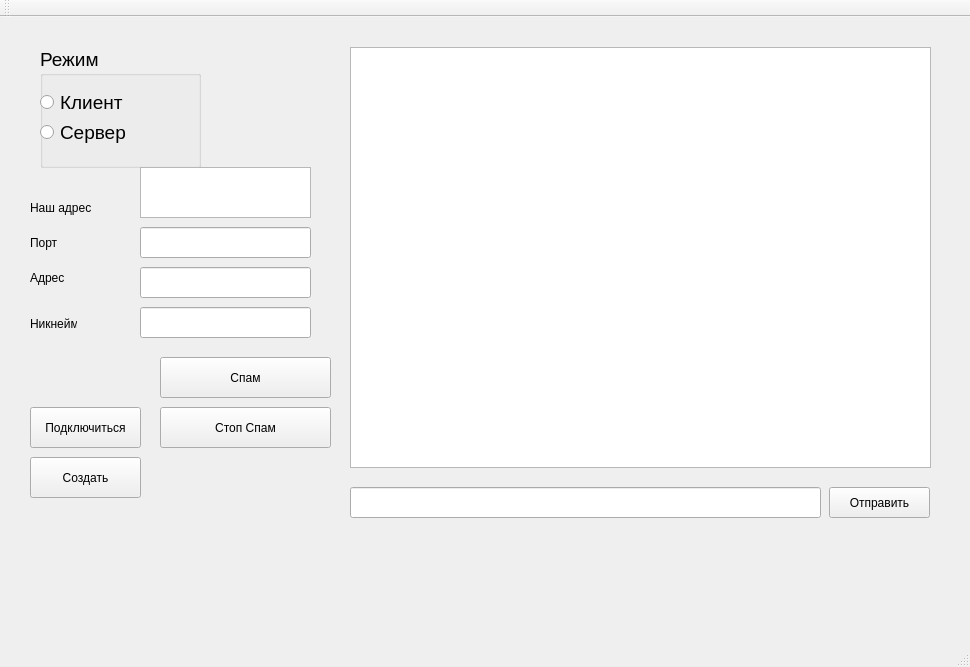
<?xml version="1.0" encoding="UTF-8"?>
<ui version="4.0">
 <class>MainWindow</class>
 <widget class="QMainWindow" name="MainWindow">
  <property name="geometry">
   <rect>
    <x>0</x>
    <y>0</y>
    <width>970</width>
    <height>667</height>
   </rect>
  </property>
  <property name="windowTitle">
   <string>MainWindow</string>
  </property>
  <widget class="QWidget" name="centralWidget">
   <widget class="QGroupBox" name="groupBox">
    <property name="geometry">
     <rect>
      <x>40</x>
      <y>30</y>
      <width>161</width>
      <height>121</height>
     </rect>
    </property>
    <property name="font">
     <font>
      <pointsize>14</pointsize>
     </font>
    </property>
    <property name="title">
     <string>Режим</string>
    </property>
    <widget class="QRadioButton" name="radioButton_client">
     <property name="geometry">
      <rect>
       <x>0</x>
       <y>40</y>
       <width>141</width>
       <height>31</height>
      </rect>
     </property>
     <property name="text">
      <string>Клиент</string>
     </property>
    </widget>
    <widget class="QRadioButton" name="radioButton_server">
     <property name="geometry">
      <rect>
       <x>0</x>
       <y>70</y>
       <width>111</width>
       <height>31</height>
      </rect>
     </property>
     <property name="text">
      <string>Сервер</string>
     </property>
    </widget>
   </widget>
   <widget class="QLabel" name="label_port">
    <property name="geometry">
     <rect>
      <x>30</x>
      <y>210</y>
      <width>47</width>
      <height>31</height>
     </rect>
    </property>
    <property name="text">
     <string>Порт</string>
    </property>
   </widget>
   <widget class="QLabel" name="label_adres">
    <property name="geometry">
     <rect>
      <x>30</x>
      <y>240</y>
      <width>71</width>
      <height>41</height>
     </rect>
    </property>
    <property name="text">
     <string>Адрес</string>
    </property>
   </widget>
   <widget class="QLineEdit" name="lineEdit_port">
    <property name="geometry">
     <rect>
      <x>140</x>
      <y>210</y>
      <width>171</width>
      <height>31</height>
     </rect>
    </property>
   </widget>
   <widget class="QLineEdit" name="lineEdit_adres">
    <property name="geometry">
     <rect>
      <x>140</x>
      <y>250</y>
      <width>171</width>
      <height>31</height>
     </rect>
    </property>
   </widget>
   <widget class="QPushButton" name="pushButton_create">
    <property name="geometry">
     <rect>
      <x>30</x>
      <y>440</y>
      <width>111</width>
      <height>41</height>
     </rect>
    </property>
    <property name="text">
     <string>Создать</string>
    </property>
   </widget>
   <widget class="QPushButton" name="pushButton_connect">
    <property name="geometry">
     <rect>
      <x>30</x>
      <y>390</y>
      <width>111</width>
      <height>41</height>
     </rect>
    </property>
    <property name="text">
     <string>Подключиться</string>
    </property>
   </widget>
   <widget class="QTextEdit" name="textEdit">
    <property name="geometry">
     <rect>
      <x>350</x>
      <y>30</y>
      <width>581</width>
      <height>421</height>
     </rect>
    </property>
    <property name="readOnly">
     <bool>true</bool>
    </property>
   </widget>
   <widget class="QLineEdit" name="lineEdit">
    <property name="geometry">
     <rect>
      <x>350</x>
      <y>470</y>
      <width>471</width>
      <height>31</height>
     </rect>
    </property>
   </widget>
   <widget class="QPushButton" name="pushButton_send">
    <property name="geometry">
     <rect>
      <x>829</x>
      <y>470</y>
      <width>101</width>
      <height>31</height>
     </rect>
    </property>
    <property name="text">
     <string>Отправить</string>
    </property>
   </widget>
   <widget class="QLabel" name="label_ip">
    <property name="geometry">
     <rect>
      <x>30</x>
      <y>180</y>
      <width>71</width>
      <height>21</height>
     </rect>
    </property>
    <property name="text">
     <string>Наш адрес</string>
    </property>
   </widget>
   <widget class="QPushButton" name="pushButton_spam">
    <property name="geometry">
     <rect>
      <x>160</x>
      <y>340</y>
      <width>171</width>
      <height>41</height>
     </rect>
    </property>
    <property name="text">
     <string>Спам</string>
    </property>
   </widget>
   <widget class="QPushButton" name="pushButton_stopSpam">
    <property name="geometry">
     <rect>
      <x>160</x>
      <y>390</y>
      <width>171</width>
      <height>41</height>
     </rect>
    </property>
    <property name="text">
     <string>Стоп Спам</string>
    </property>
   </widget>
   <widget class="QTextEdit" name="textEdit_ip">
    <property name="geometry">
     <rect>
      <x>140</x>
      <y>150</y>
      <width>171</width>
      <height>51</height>
     </rect>
    </property>
    <property name="readOnly">
     <bool>true</bool>
    </property>
   </widget>
   <widget class="QLabel" name="label_userName">
    <property name="geometry">
     <rect>
      <x>30</x>
      <y>300</y>
      <width>47</width>
      <height>13</height>
     </rect>
    </property>
    <property name="text">
     <string>Никнейм</string>
    </property>
   </widget>
   <widget class="QLineEdit" name="lineEdit_userName">
    <property name="geometry">
     <rect>
      <x>140</x>
      <y>290</y>
      <width>171</width>
      <height>31</height>
     </rect>
    </property>
   </widget>
  </widget>
  <widget class="QMenuBar" name="menuBar">
   <property name="geometry">
    <rect>
     <x>0</x>
     <y>0</y>
     <width>970</width>
     <height>20</height>
    </rect>
   </property>
  </widget>
  <widget class="QToolBar" name="mainToolBar">
   <attribute name="toolBarArea">
    <enum>TopToolBarArea</enum>
   </attribute>
   <attribute name="toolBarBreak">
    <bool>false</bool>
   </attribute>
  </widget>
  <widget class="QStatusBar" name="statusBar"/>
 </widget>
 <layoutdefault spacing="6" margin="11"/>
 <resources/>
 <connections/>
</ui>
